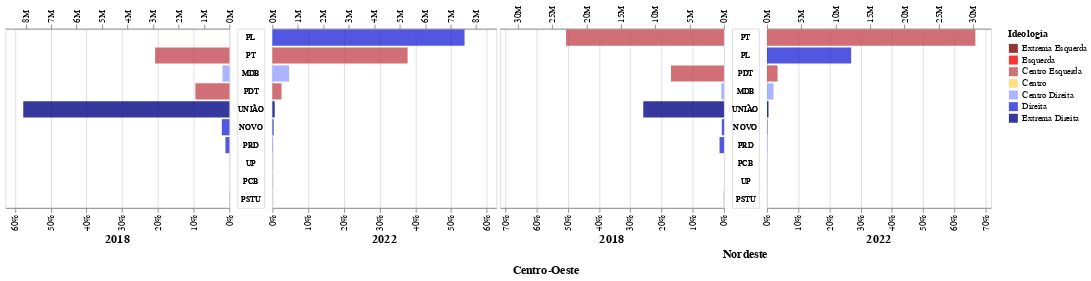

The notebook cell saved with this chart:
### Code cell
(region_plot[0] | region_plot[1]).configure_title(anchor="middle", orient="bottom")

### Figure 1 — Vega-Lite specification as saved in the notebook (floating-point values rounded to 4 significant figures)
{"config": {"view": {"continuousWidth": 300, "continuousHeight": 300}, "title": {"anchor": "middle", "orient": "bottom"}}, "hconcat": [{"layer": [{"mark": {"type": "bar", "opacity": 0.8}, "encoding": {"color": {"field": "POSIC_IDEOLOGICO", "legend": {"title": "Ideologia"}, "scale": {"domain": ["Extrema Esquerda", "Esquerda", "Centro Esquerda", "Centro", "Centro Direita", "Direita", "Extrema Direita"], "range": ["#7F0000", "#FF0000", "#C54B53", "#FFD966", "#97A3FF", "#262DDA", "#030886"]}, "type": "ordinal"}, "tooltip": [{"field": "SIGLA_2022", "title": "Partido", "type": "nominal"}, {"field": "POSIC_IDEOLOGICO", "title": "Ideologia", "type": "nominal"}, {"field": "ANO_ELEICAO", "title": "Eleição", "type": "nominal"}, {"field": "QT_VOTOS_BR", "format": ",d", "title": "Total Geral", "type": "quantitative"}, {"field": "QT_VOTOS_VALIDOS", "format": ",d", "title": "Votos Partido", "type": "quantitative"}, {"field": "PCT", "format": ".2%", "title": "Percentual", "type": "quantitative"}], "x": {"axis": {"format": "%", "labelAngle": -90, "values": [0.0, 0.1, 0.2, 0.3, 0.4, 0.5, 0.6, 0.7, 0.8, 0.9, 1.0]}, "field": "PCT", "scale": {"domain": [0, 0.6266]}, "sort": "descending", "title": "", "type": "quantitative"}, "y": {"axis": null, "field": "SIGLA_2022", "sort": {"field": "QT_ORDER", "order": "descending"}, "type": "ordinal"}}, "title": "2018", "transform": [{"filter": "(datum.ANO_ELEICAO === 2018)"}]}, {"mark": {"type": "bar", "opacity": 0.8}, "encoding": {"color": {"field": "POSIC_IDEOLOGICO", "legend": {"title": "Ideologia"}, "scale": {"domain": ["Extrema Esquerda", "Esquerda", "Centro Esquerda", "Centro", "Centro Direita", "Direita", "Extrema Direita"], "range": ["#7F0000", "#FF0000", "#C54B53", "#FFD966", "#97A3FF", "#262DDA", "#030886"]}, "type": "ordinal"}, "opacity": {"value": 0}, "tooltip": [{"field": "SIGLA_2022", "title": "Partido", "type": "nominal"}, {"field": "POSIC_IDEOLOGICO", "title": "Ideologia", "type": "nominal"}, {"field": "ANO_ELEICAO", "title": "Eleição", "type": "nominal"}, {"field": "QT_VOTOS_BR", "format": ",d", "title": "Total Geral", "type": "quantitative"}, {"field": "QT_VOTOS_VALIDOS", "format": ",d", "title": "Votos Partido", "type": "quantitative"}, {"field": "PCT", "format": ".2%", "title": "Percentual", "type": "quantitative"}], "x": {"axis": {"format": "s", "labelAngle": -90, "orient": "top"}, "field": "QT_VOTOS_VALIDOS", "scale": {"domain": [0, 8793921]}, "sort": "descending", "title": "", "type": "quantitative"}, "y": {"axis": null, "field": "SIGLA_2022", "sort": {"field": "QT_ORDER", "order": "descending"}, "type": "ordinal"}}, "title": "2018", "transform": [{"filter": "(datum.ANO_ELEICAO === 2018)"}]}], "resolve": {"scale": {"x": "independent"}}, "width": 250}, {"mark": {"type": "text", "fontSize": 8.5}, "encoding": {"text": {"field": "SIGLA_2022", "type": "ordinal"}, "y": {"axis": null, "field": "SIGLA_2022", "sort": {"field": "QT_ORDER", "order": "descending"}, "type": "ordinal"}}, "width": 30}, {"layer": [{"mark": {"type": "bar", "opacity": 0.8}, "encoding": {"color": {"field": "POSIC_IDEOLOGICO", "scale": {"domain": ["Extrema Esquerda", "Esquerda", "Centro Esquerda", "Centro", "Centro Direita", "Direita", "Extrema Direita"], "range": ["#7F0000", "#FF0000", "#C54B53", "#FFD966", "#97A3FF", "#262DDA", "#030886"]}, "type": "ordinal"}, "tooltip": [{"field": "SIGLA_2022", "title": "Partido", "type": "nominal"}, {"field": "POSIC_IDEOLOGICO", "title": "Ideologia", "type": "nominal"}, {"field": "ANO_ELEICAO", "title": "Eleição", "type": "nominal"}, {"field": "QT_VOTOS_BR", "format": ",d", "title": "Total Geral", "type": "quantitative"}, {"field": "QT_VOTOS_VALIDOS", "format": ",d", "title": "Votos Partido", "type": "quantitative"}, {"field": "PCT", "format": ".2%", "title": "Percentual", "type": "quantitative"}], "x": {"axis": {"format": "%", "labelAngle": -90, "values": [0.0, 0.1, 0.2, 0.3, 0.4, 0.5, 0.6, 0.7, 0.8, 0.9, 1.0]}, "field": "PCT", "scale": {"domain": [0, 0.6266]}, "title": "", "type": "quantitative"}, "y": {"axis": null, "field": "SIGLA_2022", "sort": {"field": "QT_ORDER", "order": "descending"}, "type": "ordinal"}}, "title": "2022", "transform": [{"filter": "(datum.ANO_ELEICAO === 2022)"}]}, {"mark": {"type": "bar", "opacity": 0.8}, "encoding": {"color": {"field": "POSIC_IDEOLOGICO", "scale": {"domain": ["Extrema Esquerda", "Esquerda", "Centro Esquerda", "Centro", "Centro Direita", "Direita", "Extrema Direita"], "range": ["#7F0000", "#FF0000", "#C54B53", "#FFD966", "#97A3FF", "#262DDA", "#030886"]}, "type": "ordinal"}, "opacity": {"value": 0}, "tooltip": [{"field": "SIGLA_2022", "title": "Partido", "type": "nominal"}, {"field": "POSIC_IDEOLOGICO", "title": "Ideologia", "type": "nominal"}, {"field": "ANO_ELEICAO", "title": "Eleição", "type": "nominal"}, {"field": "QT_VOTOS_BR", "format": ",d", "title": "Total Geral", "type": "quantitative"}, {"field": "QT_VOTOS_VALIDOS", "format": ",d", "title": "Votos Partido", "type": "quantitative"}, {"field": "PCT", "format": ".2%", "title": "Percentual", "type": "quantitative"}], "x": {"axis": {"format": "s", "labelAngle": -90, "orient": "top"}, "field": "QT_VOTOS_VALIDOS", "scale": {"domain": [0, 8793921]}, "sort": "ascending", "title": "", "type": "quantitative"}, "y": {"axis": null, "field": "SIGLA_2022", "sort": {"field": "QT_ORDER", "order": "descending"}, "type": "ordinal"}}, "title": "2022", "transform": [{"filter": "(datum.ANO_ELEICAO === 2022)"}]}], "resolve": {"scale": {"x": "independent"}}, "width": 250}, {"hconcat": [{"layer": [{"mark": {"type": "bar", "opacity": 0.8}, "encoding": {"color": {"field": "POSIC_IDEOLOGICO", "legend": {"title": "Ideologia"}, "scale": {"domain": ["Extrema Esquerda", "Esquerda", "Centro Esquerda", "Centro", "Centro Direita", "Direita", "Extrema Direita"], "range": ["#7F0000", "#FF0000", "#C54B53", "#FFD966", "#97A3FF", "#262DDA", "#030886"]}, "type": "ordinal"}, "tooltip": [{"field": "SIGLA_2022", "title": "Partido", "type": "nominal"}, {"field": "POSIC_IDEOLOGICO", "title": "Ideologia", "type": "nominal"}, {"field": "ANO_ELEICAO", "title": "Eleição", "type": "nominal"}, {"field": "QT_VOTOS_BR", "format": ",d", "title": "Total Geral", "type": "quantitative"}, {"field": "QT_VOTOS_VALIDOS", "format": ",d", "title": "Votos Partido", "type": "quantitative"}, {"field": "PCT", "format": ".2%", "title": "Percentual", "type": "quantitative"}], "x": {"axis": {"format": "%", "labelAngle": -90, "values": [0.0, 0.1, 0.2, 0.3, 0.4, 0.5, 0.6, 0.7, 0.8, 0.9, 1.0]}, "field": "PCT", "scale": {"domain": [0, 0.7176]}, "sort": "descending", "title": "", "type": "quantitative"}, "y": {"axis": null, "field": "SIGLA_2022", "sort": {"field": "QT_ORDER", "order": "descending"}, "type": "ordinal"}}, "title": "2018", "transform": [{"filter": "(datum.ANO_ELEICAO === 2018)"}]}, {"mark": {"type": "bar", "opacity": 0.8}, "encoding": {"color": {"field": "POSIC_IDEOLOGICO", "legend": {"title": "Ideologia"}, "scale": {"domain": ["Extrema Esquerda", "Esquerda", "Centro Esquerda", "Centro", "Centro Direita", "Direita", "Extrema Direita"], "range": ["#7F0000", "#FF0000", "#C54B53", "#FFD966", "#97A3FF", "#262DDA", "#030886"]}, "type": "ordinal"}, "opacity": {"value": 0}, "tooltip": [{"field": "SIGLA_2022", "title": "Partido", "type": "nominal"}, {"field": "POSIC_IDEOLOGICO", "title": "Ideologia", "type": "nominal"}, {"field": "ANO_ELEICAO", "title": "Eleição", "type": "nominal"}, {"field": "QT_VOTOS_BR", "format": ",d", "title": "Total Geral", "type": "quantitative"}, {"field": "QT_VOTOS_VALIDOS", "format": ",d", "title": "Votos Partido", "type": "quantitative"}, {"field": "PCT", "format": ".2%", "title": "Percentual", "type": "quantitative"}], "x": {"axis": {"format": "s", "labelAngle": -90, "orient": "top"}, "field": "QT_VOTOS_VALIDOS", "scale": {"domain": [0, 32581913]}, "sort": "descending", "title": "", "type": "quantitative"}, "y": {"axis": null, "field": "SIGLA_2022", "sort": {"field": "QT_ORDER", "order": "descending"}, "type": "ordinal"}}, "title": "2018", "transform": [{"filter": "(datum.ANO_ELEICAO === 2018)"}]}], "resolve": {"scale": {"x": "independent"}}, "width": 250}, {"mark": {"type": "text", "fontSize": 8.5}, "encoding": {"text": {"field": "SIGLA_2022", "type": "ordinal"}, "y": {"axis": null, "field": "SIGLA_2022", "sort": {"field": "QT_ORDER", "order": "descending"}, "type": "ordinal"}}, "width": 30}, {"layer": [{"mark": {"type": "bar", "opacity": 0.8}, "encoding": {"color": {"field": "POSIC_IDEOLOGICO", "scale": {"domain": ["Extrema Esquerda", "Esquerda", "Centro Esquerda", "Centro", "Centro Direita", "Direita", "Extrema Direita"], "range": ["#7F0000", "#FF0000", "#C54B53", "#FFD966", "#97A3FF", "#262DDA", "#030886"]}, "type": "ordinal"}, "tooltip": [{"field": "SIGLA_2022", "title": "Partido", "type": "nominal"}, {"field": "POSIC_IDEOLOGICO", "title": "Ideologia", "type": "nominal"}, {"field": "ANO_ELEICAO", "title": "Eleição", "type": "nominal"}, {"field": "QT_VOTOS_BR", "format": ",d", "title": "Total Geral", "type": "quantitative"}, {"field": "QT_VOTOS_VALIDOS", "format": ",d", "title": "Votos Partido", "type": "quantitative"}, {"field": "PCT", "format": ".2%", "title": "Percentual", "type": "quantitative"}], "x": {"axis": {"format": "%", "labelAngle": -90, "values": [0.0, 0.1, 0.2, 0.3, 0.4, 0.5, 0.6, 0.7, 0.8, 0.9, 1.0]}, "field": "PCT", "scale": {"domain": [0, 0.7176]}, "title": "", "type": "quantitative"}, "y": {"axis": null, "field": "SIGLA_2022", "sort": {"field": "QT_ORDER", "order": "descending"}, "type": "ordinal"}}, "title": "2022", "transform": [{"filter": "(datum.ANO_ELEICAO === 2022)"}]}, {"mark": {"type": "bar", "opacity": 0.8}, "encoding": {"color": {"field": "POSIC_IDEOLOGICO", "scale": {"domain": ["Extrema Esquerda", "Esquerda", "Centro Esquerda", "Centro", "Centro Direita", "Direita", "Extrema Direita"], "range": ["#7F0000", "#FF0000", "#C54B53", "#FFD966", "#97A3FF", "#262DDA", "#030886"]}, "type": "ordinal"}, "opacity": {"value": 0}, "tooltip": [{"field": "SIGLA_2022", "title": "Partido", "type": "nominal"}, {"field": "POSIC_IDEOLOGICO", "title": "Ideologia", "type": "nominal"}, {"field": "ANO_ELEICAO", "title": "Eleição", "type": "nominal"}, {"field": "QT_VOTOS_BR", "format": ",d", "title": "Total Geral", "type": "quantitative"}, {"field": "QT_VOTOS_VALIDOS", "format": ",d", "title": "Votos Partido", "type": "quantitative"}, {"field": "PCT", "format": ".2%", "title": "Percentual", "type": "quantitative"}], "x": {"axis": {"format": "s", "labelAngle": -90, "orient": "top"}, "field": "QT_VOTOS_VALIDOS", "scale": {"domain": [0, 32581913]}, "sort": "ascending", "title": "", "type": "quantitative"}, "y": {"axis": null, "field": "SIGLA_2022", "sort": {"field": "QT_ORDER", "order": "descending"}, "type": "ordinal"}}, "title": "2022", "transform": [{"filter": "(datum.ANO_ELEICAO === 2022)"}]}], "resolve": {"scale": {"x": "independent"}}, "width": 250}], "data": {"name": "data-03b3434bda064bf888d2d6a48e50301a"}, "spacing": 2, "title": {"text": "Nordeste", "anchor": "middle"}}], "data": {"name": "data-0df408824a4efaf3d8348aefdadaaad0"}, "spacing": 2, "title": {"text": "Centro-Oeste", "anchor": "middle"}, "$schema": "https://vega.github.io/schema/vega-lite/v5.20.1.json", "datasets": {"data-0df408824a4efaf3d8348aefdadaaad0": [{"ANO_ELEICAO": 2022, "POSIC_IDEOLOGICO": "Direita", "QT_VOTOS_VALIDOS": 4727672, "PCT": 0.5376, "QT_VOTOS_BR": 8793921, "cor": "#262DDA", "SIGLA_2022": "PL", "QT_ORDER": 4727672}, {"ANO_ELEICAO": 2022, "POSIC_IDEOLOGICO": "Centro Esquerda", "QT_VOTOS_VALIDOS": 3326328, "PCT": 0.3783, "QT_VOTOS_BR": 8793921, "cor": "#C54B53", "SIGLA_2022": "PT", "QT_ORDER": 3326328}, {"ANO_ELEICAO": 2022, "POSIC_IDEOLOGICO": "Centro Direita", "QT_VOTOS_VALIDOS": 411827, "PCT": 0.04683, "QT_VOTOS_BR": 8793921, "cor": "#97A3FF", "SIGLA_2022": "MDB", "QT_ORDER": 411827}, {"ANO_ELEICAO": 2022, "POSIC_IDEOLOGICO": "Centro Esquerda", "QT_VOTOS_VALIDOS": 223754, "PCT": 0.02544, "QT_VOTOS_BR": 8793921, "cor": "#C54B53", "SIGLA_2022": "PDT", "QT_ORDER": 223754}, {"ANO_ELEICAO": 2022, "POSIC_IDEOLOGICO": "Extrema Direita", "QT_VOTOS_VALIDOS": 57302, "PCT": 0.006516, "QT_VOTOS_BR": 8793921, "cor": "#030886", "SIGLA_2022": "UNIÃO", "QT_ORDER": 57302}, {"ANO_ELEICAO": 2022, "POSIC_IDEOLOGICO": "Direita", "QT_VOTOS_VALIDOS": 31051, "PCT": 0.003531, "QT_VOTOS_BR": 8793921, "cor": "#262DDA", "SIGLA_2022": "NOVO", "QT_ORDER": 31051}, {"ANO_ELEICAO": 2022, "POSIC_IDEOLOGICO": "Direita", "QT_VOTOS_VALIDOS": 7459, "PCT": 0.0008482, "QT_VOTOS_BR": 8793921, "cor": "#262DDA", "SIGLA_2022": "PRD", "QT_ORDER": 7459}, {"ANO_ELEICAO": 2022, "POSIC_IDEOLOGICO": "Extrema Esquerda", "QT_VOTOS_VALIDOS": 3098, "PCT": 0.0003523, "QT_VOTOS_BR": 8793921, "cor": "#7F0000", "SIGLA_2022": "UP", "QT_ORDER": 3098}, {"ANO_ELEICAO": 2022, "POSIC_IDEOLOGICO": "Extrema Esquerda", "QT_VOTOS_VALIDOS": 2744, "PCT": 0.000312, "QT_VOTOS_BR": 8793921, "cor": "#7F0000", "SIGLA_2022": "PCB", "QT_ORDER": 2744}, {"ANO_ELEICAO": 2022, "POSIC_IDEOLOGICO": "Extrema Esquerda", "QT_VOTOS_VALIDOS": 1424, "PCT": 0.0001619, "QT_VOTOS_BR": 8793921, "cor": "#7F0000", "SIGLA_2022": "PSTU", "QT_ORDER": 1424}, {"ANO_ELEICAO": 2018, "POSIC_IDEOLOGICO": null, "QT_VOTOS_VALIDOS": 0, "PCT": 0.0, "QT_VOTOS_BR": 0, "cor": null, "SIGLA_2022": "PL", "QT_ORDER": 4727672}, {"ANO_ELEICAO": 2018, "POSIC_IDEOLOGICO": "Centro Esquerda", "QT_VOTOS_VALIDOS": 1642054, "PCT": 0.2078, "QT_VOTOS_BR": 7900387, "cor": "#C54B53", "SIGLA_2022": "PT", "QT_ORDER": 3326328}, {"ANO_ELEICAO": 2018, "POSIC_IDEOLOGICO": "Centro Direita", "QT_VOTOS_VALIDOS": 152606, "PCT": 0.01932, "QT_VOTOS_BR": 7900387, "cor": "#97A3FF", "SIGLA_2022": "MDB", "QT_ORDER": 411827}, {"ANO_ELEICAO": 2018, "POSIC_IDEOLOGICO": "Centro Esquerda", "QT_VOTOS_VALIDOS": 750776, "PCT": 0.09503, "QT_VOTOS_BR": 7900387, "cor": "#C54B53", "SIGLA_2022": "PDT", "QT_ORDER": 223754}, {"ANO_ELEICAO": 2018, "POSIC_IDEOLOGICO": "Extrema Direita", "QT_VOTOS_VALIDOS": 4555415, "PCT": 0.5766, "QT_VOTOS_BR": 7900387, "cor": "#030886", "SIGLA_2022": "UNIÃO", "QT_ORDER": 57302}, {"ANO_ELEICAO": 2018, "POSIC_IDEOLOGICO": "Direita", "QT_VOTOS_VALIDOS": 167364, "PCT": 0.02118, "QT_VOTOS_BR": 7900387, "cor": "#262DDA", "SIGLA_2022": "NOVO", "QT_ORDER": 31051}, {"ANO_ELEICAO": 2018, "POSIC_IDEOLOGICO": "Direita", "QT_VOTOS_VALIDOS": 87518, "PCT": 0.01108, "QT_VOTOS_BR": 7900387, "cor": "#262DDA", "SIGLA_2022": "PRD", "QT_ORDER": 7459}, {"ANO_ELEICAO": 2018, "POSIC_IDEOLOGICO": null, "QT_VOTOS_VALIDOS": 0, "PCT": 0.0, "QT_VOTOS_BR": 0, "cor": null, "SIGLA_2022": "UP", "QT_ORDER": 3098}, {"ANO_ELEICAO": 2018, "POSIC_IDEOLOGICO": null, "QT_VOTOS_VALIDOS": 0, "PCT": 0.0, "QT_VOTOS_BR": 0, "cor": null, "SIGLA_2022": "PCB", "QT_ORDER": 2744}, {"ANO_ELEICAO": 2018, "POSIC_IDEOLOGICO": "Extrema Esquerda", "QT_VOTOS_VALIDOS": 3152, "PCT": 0.000399, "QT_VOTOS_BR": 7900387, "cor": "#7F0000", "SIGLA_2022": "PSTU", "QT_ORDER": 1424}], "data-03b3434bda064bf888d2d6a48e50301a": [{"ANO_ELEICAO": 2022, "POSIC_IDEOLOGICO": "Centro Esquerda", "QT_VOTOS_VALIDOS": 21753139, "PCT": 0.6676, "QT_VOTOS_BR": 32581913, "cor": "#C54B53", "SIGLA_2022": "PT", "QT_ORDER": 21753139}, {"ANO_ELEICAO": 2022, "POSIC_IDEOLOGICO": "Direita", "QT_VOTOS_VALIDOS": 8787394, "PCT": 0.2697, "QT_VOTOS_BR": 32581913, "cor": "#262DDA", "SIGLA_2022": "PL", "QT_ORDER": 8787394}, {"ANO_ELEICAO": 2022, "POSIC_IDEOLOGICO": "Centro Esquerda", "QT_VOTOS_VALIDOS": 1103631, "PCT": 0.03387, "QT_VOTOS_BR": 32581913, "cor": "#C54B53", "SIGLA_2022": "PDT", "QT_ORDER": 1103631}, {"ANO_ELEICAO": 2022, "POSIC_IDEOLOGICO": "Centro Direita", "QT_VOTOS_VALIDOS": 685793, "PCT": 0.02105, "QT_VOTOS_BR": 32581913, "cor": "#97A3FF", "SIGLA_2022": "MDB", "QT_ORDER": 685793}, {"ANO_ELEICAO": 2022, "POSIC_IDEOLOGICO": "Extrema Direita", "QT_VOTOS_VALIDOS": 160129, "PCT": 0.004915, "QT_VOTOS_BR": 32581913, "cor": "#030886", "SIGLA_2022": "UNIÃO", "QT_ORDER": 160129}, {"ANO_ELEICAO": 2022, "POSIC_IDEOLOGICO": "Direita", "QT_VOTOS_VALIDOS": 45775, "PCT": 0.001405, "QT_VOTOS_BR": 32581913, "cor": "#262DDA", "SIGLA_2022": "NOVO", "QT_ORDER": 45775}, {"ANO_ELEICAO": 2022, "POSIC_IDEOLOGICO": "Direita", "QT_VOTOS_VALIDOS": 21646, "PCT": 0.0006644, "QT_VOTOS_BR": 32581913, "cor": "#262DDA", "SIGLA_2022": "PRD", "QT_ORDER": 21646}, {"ANO_ELEICAO": 2022, "POSIC_IDEOLOGICO": "Extrema Esquerda", "QT_VOTOS_VALIDOS": 8673, "PCT": 0.0002662, "QT_VOTOS_BR": 32581913, "cor": "#7F0000", "SIGLA_2022": "PCB", "QT_ORDER": 8673}, {"ANO_ELEICAO": 2022, "POSIC_IDEOLOGICO": "Extrema Esquerda", "QT_VOTOS_VALIDOS": 7292, "PCT": 0.0002238, "QT_VOTOS_BR": 32581913, "cor": "#7F0000", "SIGLA_2022": "UP", "QT_ORDER": 7292}, {"ANO_ELEICAO": 2022, "POSIC_IDEOLOGICO": "Extrema Esquerda", "QT_VOTOS_VALIDOS": 5414, "PCT": 0.0001662, "QT_VOTOS_BR": 32581913, "cor": "#7F0000", "SIGLA_2022": "PSTU", "QT_ORDER": 5414}, {"ANO_ELEICAO": 2018, "POSIC_IDEOLOGICO": "Centro Esquerda", "QT_VOTOS_VALIDOS": 14583380, "PCT": 0.506, "QT_VOTOS_BR": 28823729, "cor": "#C54B53", "SIGLA_2022": "PT", "QT_ORDER": 21753139}, {"ANO_ELEICAO": 2018, "POSIC_IDEOLOGICO": null, "QT_VOTOS_VALIDOS": 0, "PCT": 0.0, "QT_VOTOS_BR": 0, "cor": null, "SIGLA_2022": "PL", "QT_ORDER": 8787394}, {"ANO_ELEICAO": 2018, "POSIC_IDEOLOGICO": "Centro Esquerda", "QT_VOTOS_VALIDOS": 4892966, "PCT": 0.1698, "QT_VOTOS_BR": 28823729, "cor": "#C54B53", "SIGLA_2022": "PDT", "QT_ORDER": 1103631}, {"ANO_ELEICAO": 2018, "POSIC_IDEOLOGICO": "Centro Direita", "QT_VOTOS_VALIDOS": 248133, "PCT": 0.008609, "QT_VOTOS_BR": 28823729, "cor": "#97A3FF", "SIGLA_2022": "MDB", "QT_ORDER": 685793}, {"ANO_ELEICAO": 2018, "POSIC_IDEOLOGICO": "Extrema Direita", "QT_VOTOS_VALIDOS": 7453206, "PCT": 0.2586, "QT_VOTOS_BR": 28823729, "cor": "#030886", "SIGLA_2022": "UNIÃO", "QT_ORDER": 160129}, {"ANO_ELEICAO": 2018, "POSIC_IDEOLOGICO": "Direita", "QT_VOTOS_VALIDOS": 199010, "PCT": 0.006904, "QT_VOTOS_BR": 28823729, "cor": "#262DDA", "SIGLA_2022": "NOVO", "QT_ORDER": 45775}, {"ANO_ELEICAO": 2018, "POSIC_IDEOLOGICO": "Direita", "QT_VOTOS_VALIDOS": 409796, "PCT": 0.01422, "QT_VOTOS_BR": 28823729, "cor": "#262DDA", "SIGLA_2022": "PRD", "QT_ORDER": 21646}, {"ANO_ELEICAO": 2018, "POSIC_IDEOLOGICO": null, "QT_VOTOS_VALIDOS": 0, "PCT": 0.0, "QT_VOTOS_BR": 0, "cor": null, "SIGLA_2022": "PCB", "QT_ORDER": 8673}, {"ANO_ELEICAO": 2018, "POSIC_IDEOLOGICO": null, "QT_VOTOS_VALIDOS": 0, "PCT": 0.0, "QT_VOTOS_BR": 0, "cor": null, "SIGLA_2022": "UP", "QT_ORDER": 7292}, {"ANO_ELEICAO": 2018, "POSIC_IDEOLOGICO": "Extrema Esquerda", "QT_VOTOS_VALIDOS": 15206, "PCT": 0.0005276, "QT_VOTOS_BR": 28823729, "cor": "#7F0000", "SIGLA_2022": "PSTU", "QT_ORDER": 5414}]}}
